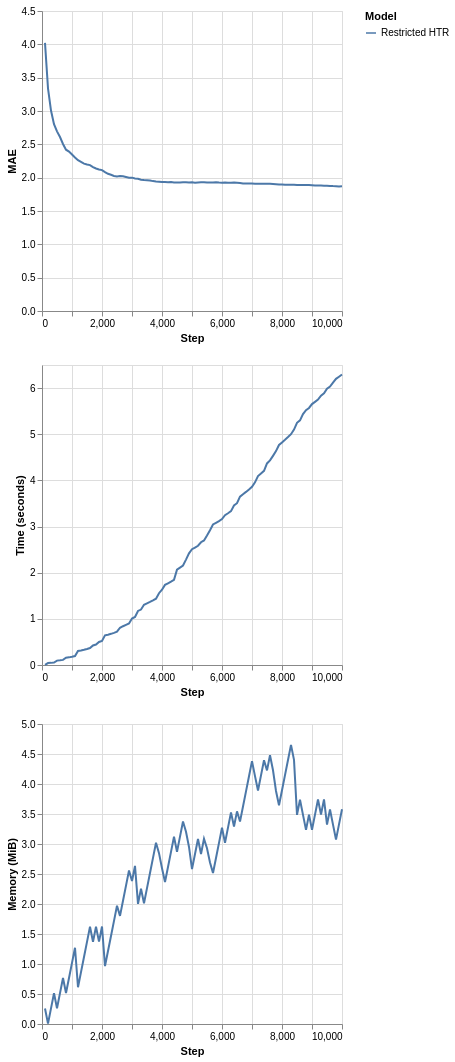

The notebook cell this image was saved under:
### Markdown cell above
In our example we use the `EBSTSplitter`, which is going to discussed later. For now, is enough to know that it is a mechanism to evaluate split candidates in the trees.

As we can see, our tree uses almost 10 MiB to keep its structure. Let's say we wanted to limit our memory usage to 5 MiB. How could we do that?

Note that we are using a illustration case here. In real applications, data may be unbounded, so the trees might grow indefinitely.

HTs expose some parameters related to memory management. The user can refer to the documentation for more details on that matter. Here, we are going to focus on two parameters:

- `max_size`: determines the maximum amount of memory (in MiB) that the HT can use.
- `memory_estimate_period`: intervals after which the memory-management is triggered.

We are going to limit our HTR to 5 MiB and perform memory checks at intervals of 500 instances.

### Code cell
plot_performance(
    synth.Friedman(seed=42).take(10_000),
    metrics.MAE(),
    {
        "Restricted HTR": (
            preprocessing.StandardScaler()
            | tree.HoeffdingTreeRegressor(
                splitter=tree.splitter.EBSTSplitter(),
                max_size=5,
                memory_estimate_period=500
            )
        )
    }
)

### Figure 1 — Vega-Lite specification as saved in the notebook (floating-point values rounded to 4 significant figures)
{"config": {"view": {"continuousWidth": 300, "continuousHeight": 300}}, "vconcat": [{"mark": {"type": "line"}, "encoding": {"color": {"field": "Model", "type": "nominal"}, "x": {"field": "Step", "type": "quantitative"}, "y": {"field": "Metric", "title": "MAE", "type": "quantitative"}}}, {"mark": {"type": "line"}, "encoding": {"color": {"field": "Model", "type": "nominal"}, "x": {"field": "Step", "type": "quantitative"}, "y": {"field": "Time", "title": "Time (seconds)", "type": "quantitative"}}}, {"mark": {"type": "line"}, "encoding": {"color": {"field": "Model", "type": "nominal"}, "x": {"field": "Step", "type": "quantitative"}, "y": {"field": "Memory", "title": "Memory (MiB)", "type": "quantitative"}}}], "data": {"name": "data-87321c6f2bae50c9a238a8a3134259e9"}, "$schema": "https://vega.github.io/schema/vega-lite/v6.1.0.json", "datasets": {"data-87321c6f2bae50c9a238a8a3134259e9": [{"Step": 100, "Metric": 4.023, "Time": 0.003375, "Memory": 0.2578, "Model": "Restricted HTR"}, {"Step": 200, "Metric": 3.34, "Time": 0.04277, "Memory": 0.006575, "Model": "Restricted HTR"}, {"Step": 300, "Metric": 3.007, "Time": 0.04609, "Memory": 0.2602, "Model": "Restricted HTR"}, {"Step": 400, "Metric": 2.803, "Time": 0.05256, "Memory": 0.512, "Model": "Restricted HTR"}, {"Step": 500, "Metric": 2.695, "Time": 0.09516, "Memory": 0.2622, "Model": "Restricted HTR"}, {"Step": 600, "Metric": 2.61, "Time": 0.1016, "Memory": 0.514, "Model": "Restricted HTR"}, {"Step": 700, "Metric": 2.506, "Time": 0.111, "Memory": 0.7658, "Model": "Restricted HTR"}, {"Step": 800, "Metric": 2.42, "Time": 0.156, "Memory": 0.5159, "Model": "Restricted HTR"}, {"Step": 900, "Metric": 2.391, "Time": 0.1655, "Memory": 0.7677, "Model": "Restricted HTR"}, {"Step": 1000, "Metric": 2.346, "Time": 0.1786, "Memory": 1.019, "Model": "Restricted HTR"}, {"Step": 1100, "Metric": 2.303, "Time": 0.1944, "Memory": 1.271, "Model": "Restricted HTR"}, {"Step": 1200, "Metric": 2.262, "Time": 0.3049, "Memory": 0.6129, "Model": "Restricted HTR"}, {"Step": 1300, "Metric": 2.237, "Time": 0.3155, "Memory": 0.8646, "Model": "Restricted HTR"}, {"Step": 1400, "Metric": 2.211, "Time": 0.3296, "Memory": 1.116, "Model": "Restricted HTR"}, {"Step": 1500, "Metric": 2.198, "Time": 0.3472, "Memory": 1.368, "Model": "Restricted HTR"}, {"Step": 1600, "Metric": 2.188, "Time": 0.367, "Memory": 1.62, "Model": "Restricted HTR"}, {"Step": 1700, "Metric": 2.159, "Time": 0.4237, "Memory": 1.37, "Model": "Restricted HTR"}, {"Step": 1800, "Metric": 2.137, "Time": 0.4439, "Memory": 1.622, "Model": "Restricted HTR"}, {"Step": 1900, "Metric": 2.124, "Time": 0.4991, "Memory": 1.372, "Model": "Restricted HTR"}, {"Step": 2000, "Metric": 2.113, "Time": 0.5206, "Memory": 1.624, "Model": "Restricted HTR"}, {"Step": 2100, "Metric": 2.083, "Time": 0.642, "Memory": 0.9642, "Model": "Restricted HTR"}, {"Step": 2200, "Metric": 2.058, "Time": 0.657, "Memory": 1.216, "Model": "Restricted HTR"}, {"Step": 2300, "Metric": 2.043, "Time": 0.6752, "Memory": 1.468, "Model": "Restricted HTR"}, {"Step": 2400, "Metric": 2.026, "Time": 0.6963, "Memory": 1.72, "Model": "Restricted HTR"}, {"Step": 2500, "Metric": 2.018, "Time": 0.721, "Memory": 1.971, "Model": "Restricted HTR"}, {"Step": 2600, "Metric": 2.023, "Time": 0.8069, "Memory": 1.802, "Model": "Restricted HTR"}, {"Step": 2700, "Metric": 2.02, "Time": 0.8401, "Memory": 2.054, "Model": "Restricted HTR"}, {"Step": 2800, "Metric": 2.009, "Time": 0.8695, "Memory": 2.306, "Model": "Restricted HTR"}, {"Step": 2900, "Metric": 1.999, "Time": 0.9002, "Memory": 2.558, "Model": "Restricted HTR"}, {"Step": 3000, "Metric": 2.0, "Time": 1.007, "Memory": 2.383, "Model": "Restricted HTR"}, {"Step": 3100, "Metric": 1.987, "Time": 1.042, "Memory": 2.635, "Model": "Restricted HTR"}, {"Step": 3200, "Metric": 1.983, "Time": 1.172, "Memory": 2.002, "Model": "Restricted HTR"}, {"Step": 3300, "Metric": 1.969, "Time": 1.201, "Memory": 2.254, "Model": "Restricted HTR"}, {"Step": 3400, "Metric": 1.964, "Time": 1.304, "Memory": 2.013, "Model": "Restricted HTR"}, {"Step": 3500, "Metric": 1.96, "Time": 1.334, "Memory": 2.265, "Model": "Restricted HTR"}, {"Step": 3600, "Metric": 1.957, "Time": 1.365, "Memory": 2.516, "Model": "Restricted HTR"}, {"Step": 3700, "Metric": 1.948, "Time": 1.4, "Memory": 2.768, "Model": "Restricted HTR"}, {"Step": 3800, "Metric": 1.943, "Time": 1.437, "Memory": 3.02, "Model": "Restricted HTR"}, {"Step": 3900, "Metric": 1.94, "Time": 1.555, "Memory": 2.847, "Model": "Restricted HTR"}, {"Step": 4000, "Metric": 1.934, "Time": 1.63, "Memory": 2.596, "Model": "Restricted HTR"}, {"Step": 4100, "Metric": 1.934, "Time": 1.736, "Memory": 2.366, "Model": "Restricted HTR"}, {"Step": 4200, "Metric": 1.933, "Time": 1.771, "Memory": 2.617, "Model": "Restricted HTR"}, {"Step": 4300, "Metric": 1.934, "Time": 1.807, "Memory": 2.869, "Model": "Restricted HTR"}, {"Step": 4400, "Metric": 1.928, "Time": 1.847, "Memory": 3.121, "Model": "Restricted HTR"}, {"Step": 4500, "Metric": 1.926, "Time": 2.067, "Memory": 2.87, "Model": "Restricted HTR"}, {"Step": 4600, "Metric": 1.928, "Time": 2.111, "Memory": 3.123, "Model": "Restricted HTR"}, {"Step": 4700, "Metric": 1.93, "Time": 2.154, "Memory": 3.375, "Model": "Restricted HTR"}, {"Step": 4800, "Metric": 1.932, "Time": 2.284, "Memory": 3.203, "Model": "Restricted HTR"}, {"Step": 4900, "Metric": 1.928, "Time": 2.42, "Memory": 2.951, "Model": "Restricted HTR"}, {"Step": 5000, "Metric": 1.93, "Time": 2.508, "Memory": 2.58, "Model": "Restricted HTR"}, {"Step": 5100, "Metric": 1.925, "Time": 2.545, "Memory": 2.832, "Model": "Restricted HTR"}, {"Step": 5200, "Metric": 1.929, "Time": 2.583, "Memory": 3.084, "Model": "Restricted HTR"}, {"Step": 5300, "Metric": 1.931, "Time": 2.659, "Memory": 2.834, "Model": "Restricted HTR"}, {"Step": 5400, "Metric": 1.93, "Time": 2.699, "Memory": 3.086, "Model": "Restricted HTR"}, {"Step": 5500, "Metric": 1.926, "Time": 2.805, "Memory": 2.93, "Model": "Restricted HTR"}, {"Step": 5600, "Metric": 1.926, "Time": 2.919, "Memory": 2.692, "Model": "Restricted HTR"}, {"Step": 5700, "Metric": 1.929, "Time": 3.045, "Memory": 2.516, "Model": "Restricted HTR"}, {"Step": 5800, "Metric": 1.93, "Time": 3.082, "Memory": 2.767, "Model": "Restricted HTR"}, {"Step": 5900, "Metric": 1.927, "Time": 3.119, "Memory": 3.019, "Model": "Restricted HTR"}, {"Step": 6000, "Metric": 1.925, "Time": 3.162, "Memory": 3.271, "Model": "Restricted HTR"}, {"Step": 6100, "Metric": 1.927, "Time": 3.245, "Memory": 3.02, "Model": "Restricted HTR"}, {"Step": 6200, "Metric": 1.925, "Time": 3.288, "Memory": 3.273, "Model": "Restricted HTR"}, {"Step": 6300, "Metric": 1.925, "Time": 3.334, "Memory": 3.525, "Model": "Restricted HTR"}, {"Step": 6400, "Metric": 1.926, "Time": 3.456, "Memory": 3.293, "Model": "Restricted HTR"}, {"Step": 6500, "Metric": 1.923, "Time": 3.506, "Memory": 3.544, "Model": "Restricted HTR"}, {"Step": 6600, "Metric": 1.921, "Time": 3.649, "Memory": 3.374, "Model": "Restricted HTR"}, {"Step": 6700, "Metric": 1.914, "Time": 3.699, "Memory": 3.625, "Model": "Restricted HTR"}, {"Step": 6800, "Metric": 1.911, "Time": 3.751, "Memory": 3.877, "Model": "Restricted HTR"}, {"Step": 6900, "Metric": 1.912, "Time": 3.805, "Memory": 4.129, "Model": "Restricted HTR"}, {"Step": 7000, "Metric": 1.911, "Time": 3.863, "Memory": 4.381, "Model": "Restricted HTR"}, {"Step": 7100, "Metric": 1.91, "Time": 3.958, "Memory": 4.131, "Model": "Restricted HTR"}, {"Step": 7200, "Metric": 1.91, "Time": 4.093, "Memory": 3.891, "Model": "Restricted HTR"}, {"Step": 7300, "Metric": 1.908, "Time": 4.149, "Memory": 4.143, "Model": "Restricted HTR"}, {"Step": 7400, "Metric": 1.908, "Time": 4.208, "Memory": 4.395, "Model": "Restricted HTR"}, {"Step": 7500, "Metric": 1.91, "Time": 4.367, "Memory": 4.227, "Model": "Restricted HTR"}, {"Step": 7600, "Metric": 1.908, "Time": 4.433, "Memory": 4.479, "Model": "Restricted HTR"}, {"Step": 7700, "Metric": 1.905, "Time": 4.532, "Memory": 4.229, "Model": "Restricted HTR"}, {"Step": 7800, "Metric": 1.903, "Time": 4.634, "Memory": 3.883, "Model": "Restricted HTR"}, {"Step": 7900, "Metric": 1.899, "Time": 4.767, "Memory": 3.645, "Model": "Restricted HTR"}, {"Step": 8000, "Metric": 1.899, "Time": 4.823, "Memory": 3.897, "Model": "Restricted HTR"}, {"Step": 8100, "Metric": 1.894, "Time": 4.879, "Memory": 4.149, "Model": "Restricted HTR"}, {"Step": 8200, "Metric": 1.894, "Time": 4.938, "Memory": 4.4, "Model": "Restricted HTR"}, {"Step": 8300, "Metric": 1.895, "Time": 5.0, "Memory": 4.652, "Model": "Restricted HTR"}, {"Step": 8400, "Metric": 1.894, "Time": 5.101, "Memory": 4.402, "Model": "Restricted HTR"}, {"Step": 8500, "Metric": 1.891, "Time": 5.247, "Memory": 3.486, "Model": "Restricted HTR"}, {"Step": 8600, "Metric": 1.891, "Time": 5.301, "Memory": 3.738, "Model": "Restricted HTR"}, {"Step": 8700, "Metric": 1.891, "Time": 5.436, "Memory": 3.486, "Model": "Restricted HTR"}, {"Step": 8800, "Metric": 1.891, "Time": 5.522, "Memory": 3.236, "Model": "Restricted HTR"}, {"Step": 8900, "Metric": 1.89, "Time": 5.57, "Memory": 3.489, "Model": "Restricted HTR"}, {"Step": 9000, "Metric": 1.888, "Time": 5.653, "Memory": 3.238, "Model": "Restricted HTR"}, {"Step": 9100, "Metric": 1.884, "Time": 5.701, "Memory": 3.49, "Model": "Restricted HTR"}, {"Step": 9200, "Metric": 1.883, "Time": 5.75, "Memory": 3.743, "Model": "Restricted HTR"}, {"Step": 9300, "Metric": 1.881, "Time": 5.835, "Memory": 3.492, "Model": "Restricted HTR"}, {"Step": 9400, "Metric": 1.879, "Time": 5.887, "Memory": 3.745, "Model": "Restricted HTR"}, {"Step": 9500, "Metric": 1.879, "Time": 5.985, "Memory": 3.322, "Model": "Restricted HTR"}, {"Step": 9600, "Metric": 1.876, "Time": 6.034, "Memory": 3.574, "Model": "Restricted HTR"}, {"Step": 9700, "Metric": 1.873, "Time": 6.119, "Memory": 3.324, "Model": "Restricted HTR"}, {"Step": 9800, "Metric": 1.872, "Time": 6.2, "Memory": 3.074, "Model": "Restricted HTR"}, {"Step": 9900, "Metric": 1.869, "Time": 6.246, "Memory": 3.326, "Model": "Restricted HTR"}, {"Step": 10000, "Metric": 1.87, "Time": 6.294, "Memory": 3.578, "Model": "Restricted HTR"}]}}
